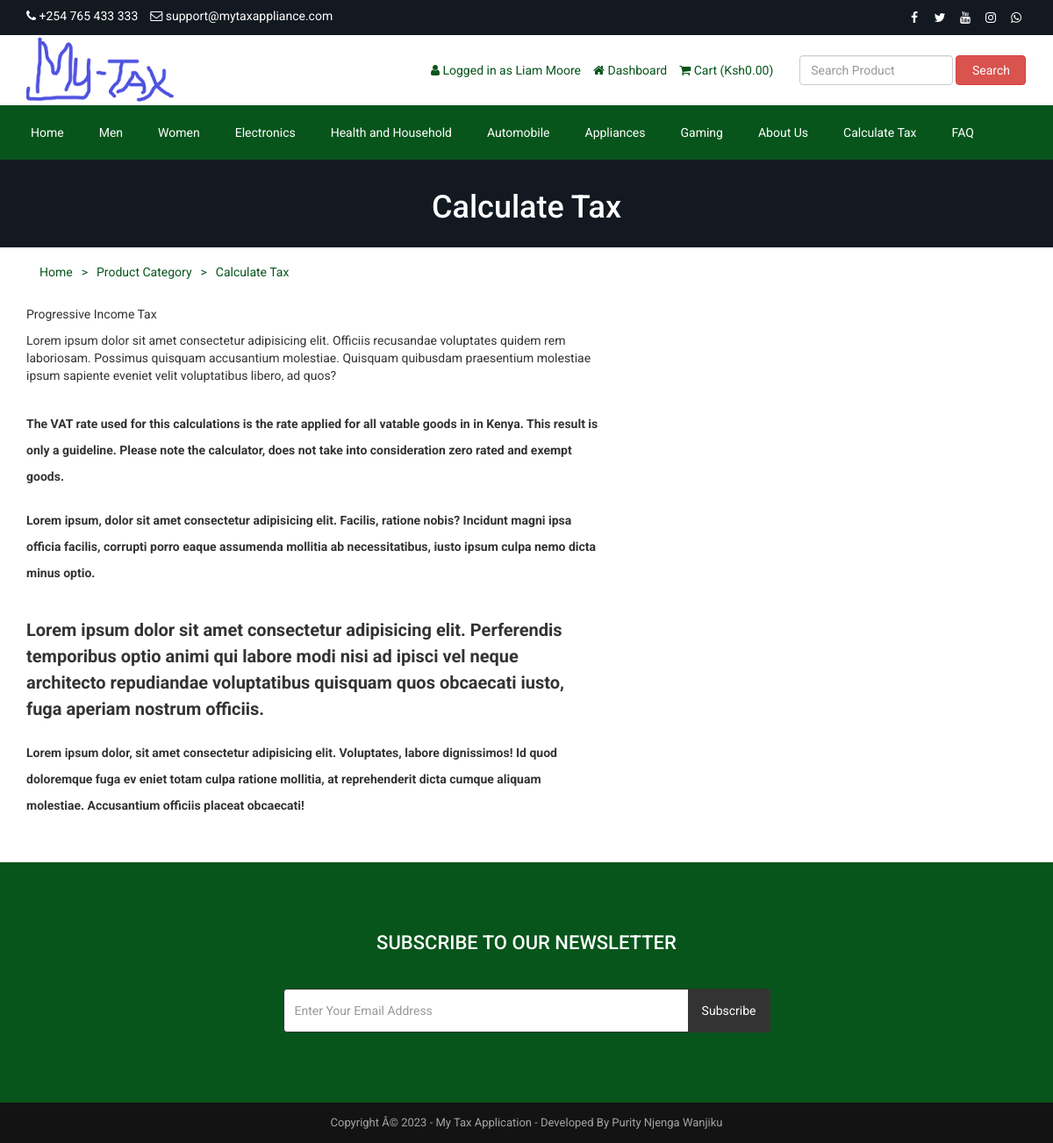
The page /calculate-tax.php (signed in) on the database its author committed.
### tables this page shows
CREATE TABLE `tbl_settings` (
  `id` int(11) NOT NULL,
  `logo` varchar(255) NOT NULL,
  `favicon` varchar(255) NOT NULL,
  `footer_about` text NOT NULL,
  `footer_copyright` text NOT NULL,
  `contact_address` text NOT NULL,
  `contact_email` varchar(255) NOT NULL,
  `contact_phone` varchar(255) NOT NULL,
  `contact_fax` varchar(255) NOT NULL,
  `contact_map_iframe` text NOT NULL,
  `receive_email` varchar(255) NOT NULL,
  `receive_email_subject` varchar(255) NOT NULL,
  `receive_email_thank_you_message` text NOT NULL,
  `forget_password_message` text NOT NULL,
  `total_recent_post_footer` int(11) NOT NULL,
  `total_popular_post_footer` int(11) NOT NULL,
  `total_recent_post_sidebar` int(11) NOT NULL,
  `total_popular_post_sidebar` int(11) NOT NULL,
  `total_featured_product_home` int(11) NOT NULL,
  `total_latest_product_home` int(11) NOT NULL,
  `total_popular_product_home` int(11) NOT NULL,
  `meta_title_home` text NOT NULL,
  `meta_keyword_home` text NOT NULL,
  `meta_description_home` text NOT NULL,
  `banner_login` varchar(2552) NOT NULL,
  `banner_registration` varchar(255) NOT NULL,
  `banner_forget_password` varchar(255) NOT NULL,
  `banner_reset_password` varchar(255) NOT NULL,
  `banner_search` varchar(255) NOT NULL,
  `banner_cart` varchar(255) NOT NULL,
  `banner_checkout` varchar(255) NOT NULL,
  `banner_product_category` varchar(255) NOT NULL,
  `banner_calculate_tax` varchar(255) NOT NULL,
  `banner_blog` varchar(255) NOT NULL,
  `cta_title` varchar(255) NOT NULL,
  `cta_content` text NOT NULL,
  `cta_read_more_text` varchar(255) NOT NULL,
  `cta_read_more_url` varchar(255) NOT NULL,
  `cta_photo` varchar(255) NOT NULL,
  `featured_product_title` varchar(255) NOT NULL,
  `featured_product_subtitle` varchar(255) NOT NULL,
  `latest_product_title` varchar(255) NOT NULL,
  `latest_product_subtitle` varchar(255) NOT NULL,
  `popular_product_title` varchar(255) NOT NULL,
  `popular_product_subtitle` varchar(255) NOT NULL,
  `testimonial_title` varchar(255) NOT NULL,
  `testimonial_subtitle` varchar(255) NOT NULL,
  `testimonial_photo` varchar(255) NOT NULL,
  `blog_title` varchar(255) NOT NULL,
  `blog_subtitle` varchar(255) NOT NULL,
  `newsletter_text` text NOT NULL,
  `paypal_email` varchar(255) NOT NULL,
  `stripe_public_key` varchar(255) NOT NULL,
  `stripe_secret_key` varchar(255) NOT NULL,
  `bank_detail` text NOT NULL,
  `before_head` text NOT NULL,
  `after_body` text NOT NULL,
  `before_body` text NOT NULL,
  `home_service_on_off` int(11) NOT NULL,
  `home_welcome_on_off` int(11) NOT NULL,
  `home_featured_product_on_off` int(11) NOT NULL,
  `home_latest_product_on_off` int(11) NOT NULL,
  `home_popular_product_on_off` int(11) NOT NULL,
  `home_testimonial_on_off` int(11) NOT NULL,
  `home_blog_on_off` int(11) NOT NULL,
  `newsletter_on_off` int(11) NOT NULL,
  `ads_above_welcome_on_off` int(11) NOT NULL,
  `ads_above_featured_product_on_off` int(11) NOT NULL,
  `ads_above_latest_product_on_off` int(11) NOT NULL,
  `ads_above_popular_product_on_off` int(11) NOT NULL,
  `ads_above_testimonial_on_off` int(11) NOT NULL,
  `ads_category_sidebar_on_off` int(11) NOT NULL
);

CREATE TABLE `tbl_social` (
  `social_id` int(11) NOT NULL,
  `social_name` varchar(30) NOT NULL,
  `social_url` varchar(255) NOT NULL,
  `social_icon` varchar(30) NOT NULL
);

CREATE TABLE `tbl_top_category` (
  `tcat_id` int(11) NOT NULL,
  `tcat_name` varchar(255) NOT NULL,
  `show_on_menu` int(1) NOT NULL
);

CREATE TABLE `tbl_page` (
  `id` int(11) NOT NULL,
  `about_title` varchar(255) NOT NULL,
  `about_content` text NOT NULL,
  `about_banner` varchar(255) NOT NULL,
  `about_meta_title` varchar(255) NOT NULL,
  `about_meta_keyword` text NOT NULL,
  `about_meta_description` text NOT NULL,
  `faq_title` varchar(255) NOT NULL,
  `faq_banner` varchar(255) NOT NULL,
  `faq_meta_title` varchar(255) NOT NULL,
  `faq_meta_keyword` text NOT NULL,
  `faq_meta_description` text NOT NULL,
  `blog_title` varchar(255) NOT NULL,
  `blog_banner` varchar(255) NOT NULL,
  `blog_meta_title` varchar(255) NOT NULL,
  `blog_meta_keyword` text NOT NULL,
  `blog_meta_description` text NOT NULL,
  `contact_title` varchar(255) NOT NULL,
  `contact_banner` varchar(255) NOT NULL,
  `contact_meta_title` varchar(255) NOT NULL,
  `contact_meta_keyword` text NOT NULL,
  `contact_meta_description` text NOT NULL,
  `pgallery_title` varchar(255) NOT NULL,
  `pgallery_banner` varchar(255) NOT NULL,
  `pgallery_meta_title` varchar(255) NOT NULL,
  `pgallery_meta_keyword` text NOT NULL,
  `pgallery_meta_description` text NOT NULL,
  `vgallery_title` varchar(255) NOT NULL,
  `vgallery_banner` varchar(255) NOT NULL,
  `vgallery_meta_title` varchar(255) NOT NULL,
  `vgallery_meta_keyword` text NOT NULL,
  `vgallery_meta_description` text NOT NULL,
  `calculate_tax_title` varchar(255) NOT NULL,
  `calculate_tax_banner` varchar(255) NOT NULL,
  `calculate_tax_meta_title` varchar(255) NOT NULL,
  `calculate_tax_meta_keyword` varchar(255) NOT NULL,
  `calculate_tax_meta_description` varchar(255) NOT NULL
);

### calculate-tax.php (the view, shortened to what this page needs)
<?php
require_once('header.php');
?>
<?php
$statement = $pdo->prepare("SELECT * FROM tbl_page WHERE id=1");
$statement->execute();
$result = $statement->fetchAll(PDO::FETCH_ASSOC);
foreach ($result as $row) {
    $calculate_tax_title = $row['calculate_tax_title'];
    $calculate_tax_banner = $row['calculate_tax_banner'];
}
?>
<div class="page-banner" style="background-image: url(assets/uploads/<?php echo $calculate_tax_banner; ?>);">
    <div class="inner">
        <h1><?php echo $calculate_tax_title; ?></h1>
    </div>
</div>
<div class="page">
    <div class="container">
        <div class="row">
            <div class="col-md-12">
                <div class="breadcrumb mb_30">
                    <ul>
                        <li><a href="<?php echo BASE_URL; ?>">Home</a></li>
                        <li>></li>
                        <li><a href="product-category.php">Product Category</a></li>
                        <li>></li>
                        <li><a href="product-category.php">Calculate Tax</a></li>
                    </ul>
                </div>
                <div class="product">
                    <div class="row">
                        <div class="col-md-7">
                            <div class="p-title">
                                Progressive Income Tax
                            </div>
                            <div class="p-short-des">
                                <p>
                                Lorem ipsum dolor sit amet consectetur adipisicing elit. Officiis recusandae voluptates quidem rem laboriosam. Possimus quisquam accusantium molestiae. Quisquam quibusdam praesentium molestiae ipsum sapiente eveniet velit voluptatibus libero, ad quos?
                                </p>
                            </div>
                            <form action="" method="post">
                                <div class="p-quantity">
                                    <div class="row">
                                        <div class="col-md-12 mb_20">
                                            The VAT rate used for this calculations is the rate applied for all vatable goods in in Kenya. This result is only
                                            a guideline. Please note the calculator, does not take into consideration zero rated and exempt goods.
                                        </div>
                                        <div class="col-md-12">
                                            Lorem ipsum, dolor sit amet consectetur adipisicing elit. Facilis, ratione nobis? Incidunt magni ipsa officia facilis, corrupti porro eaque assumenda mollitia ab necessitatibus, iusto ipsum culpa nemo dicta minus optio.
                                        </div>
                                    </div>
                                </div>
                                <div class="p-price">
                                    Lorem ipsum dolor sit amet consectetur adipisicing elit. Perferendis temporibus optio animi qui labore modi nisi ad
                                    ipisci vel neque architecto repudiandae voluptatibus quisquam quos obcaecati iusto, fuga aperiam nostrum officiis.
                                </div>
                            </form>
                            <div class="share">
                                Lorem ipsum dolor, sit amet consectetur adipisicing elit. Voluptates, labore dignissimos! Id quod doloremque fuga ev
                                eniet totam culpa ratione mollitia, at reprehenderit dicta cumque aliquam molestiae. Accusantium officiis placeat obcaecati!
                            </div>
                        </div>
                    </div>
                </div>
            </div>
        </div>
    </div>
</div>
<?php require_once('footer.php'); ?>

### header.php (shortened to what this page needs)
<?php
include("admin/inc/config.php");
$statement = $pdo->prepare("SELECT * FROM tbl_settings WHERE id=1");
$statement->execute();
$result = $statement->fetchAll(PDO::FETCH_ASSOC);
foreach ($result as $row)
{
	$logo = $row['logo'];
	$contact_email = $row['contact_email'];
	$contact_phone = $row['contact_phone'];
}
?>
<!DOCTYPE html>
<html lang="en">
<head>
	<link rel="stylesheet" href="assets/css/bootstrap.min.css">
	<link rel="stylesheet" href="assets/css/font-awesome.min.css">
	<link rel="stylesheet" href="assets/css/owl.carousel.min.css">
	<link rel="stylesheet" href="assets/css/owl.theme.default.min.css">
	<link rel="stylesheet" href="assets/css/jquery.bxslider.min.css">
    <link rel="stylesheet" href="assets/css/magnific-popup.css">
    <link rel="stylesheet" href="assets/css/rating.css">
	<link rel="stylesheet" href="assets/css/spacing.css">
	<link rel="stylesheet" href="assets/css/bootstrap-touch-slider.css">
	<link rel="stylesheet" href="assets/css/animate.min.css">
	<link rel="stylesheet" href="assets/css/tree-menu.css">
	<link rel="stylesheet" href="assets/css/select2.min.css">
	<link rel="stylesheet" href="assets/css/main.css">
	<link rel="stylesheet" href="assets/css/responsive.css">
	<?php
	$statement = $pdo->prepare("SELECT * FROM tbl_page WHERE id=1");
	$statement->execute();
	$result = $statement->fetchAll(PDO::FETCH_ASSOC);
		?>
</head>
<body>
<div class="top">
	<div class="container">
		<div class="row">
			<div class="col-md-6 col-sm-6 col-xs-12">
				<div class="left">
					<ul>
						<li><i class="fa fa-phone"></i> <?php echo $contact_phone; ?></li>
						<li><i class="fa fa-envelope-o"></i> <?php echo $contact_email; ?></li>
					</ul>
				</div>
			</div>
			<div class="col-md-6 col-sm-6 col-xs-12">
				<div class="right">
					<ul>
						<?php
						$statement = $pdo->prepare("SELECT * FROM tbl_social");
						$statement->execute();
						$result = $statement->fetchAll(PDO::FETCH_ASSOC);
						foreach ($result as $row) {
							?>
							<?php if($row['social_url'] != ''): ?>
							<li><a href="<?php echo $row['social_url']; ?>"><i class="<?php echo $row['social_icon']; ?>"></i></a></li>
							<?php endif; ?>
							<?php
						}
						?>
					</ul>
				</div>
			</div>
		</div>
	</div>
</div>
<div class="header">
	<div class="container">
		<div class="row inner">
			<div class="col-md-4 logo">
				<a href="index.php"><img src="assets/uploads/<?php echo $logo; ?>" alt="logo image"></a>
			</div>
			<div class="col-md-5 right">
				<ul>
					<?php
					if(isset($_SESSION['customer'])) {
						?>
						<li><i class="fa fa-user"></i> <?php echo LANG_VALUE_13; ?> <?php echo $_SESSION['customer']['cust_name']; ?></li>
						<li><a href="dashboard.php"><i class="fa fa-home"></i> <?php echo LANG_VALUE_89; ?></a></li>
						<?php
					} else {
						?>
						<li><a href="login.php"><i class="fa fa-sign-in"></i> <?php echo LANG_VALUE_9; ?></a></li>
						<li><a href="registration.php"><i class="fa fa-user-plus"></i> <?php echo LANG_VALUE_15; ?></a></li>
						<?php
					}
					?>
					<li><a href="cart.php"><i class="fa fa-shopping-cart"></i> <?php echo LANG_VALUE_18; ?> (<?php echo LANG_VALUE_1; ?><?php
					if(isset($_SESSION['cart_p_id'])) {
						$table_total_price = 0;
						$i=0;
	                    foreach($_SESSION['cart_p_qty'] as $key => $value)
	                    {
	                        $i++;
	                        $arr_cart_p_qty[$i] = $value;
	                    }                    $i=0;
	                    foreach($_SESSION['cart_p_current_price'] as $key => $value)
	                    {
	                        $i++;
	                        $arr_cart_p_current_price[$i] = $value;
	                    }
	                    for($i=1;$i<=count($arr_cart_p_qty);$i++) {
	                    	$row_total_price = $arr_cart_p_current_price[$i]*$arr_cart_p_qty[$i];
	                        $table_total_price = $table_total_price + $row_total_price;
	                    }
						echo $table_total_price;
					} else {
						echo '0.00';
					}
					?>)</a></li>
				</ul>
			</div>
			<div class="col-md-3 search-area">
				<form class="navbar-form navbar-left" role="search" action="search-result.php" method="get">
					<div class="form-group">
						<input type="text" class="form-control search-top" placeholder="<?php echo LANG_VALUE_2; ?>" name="search_text">
					</div>
					<button type="submit" class="btn btn-danger"><?php echo LANG_VALUE_3; ?></button>
				</form>
			</div>
		</div>
	</div>
</div>
<div class="nav">
	<div class="container">
		<div class="row">
			<div class="col-md-12 pl_0 pr_0">
				<div class="menu-container">
					<div class="menu">
						<ul>
							<li><a href="index.php">Home</a></li>
							<?php
							$statement = $pdo->prepare("SELECT * FROM tbl_top_category WHERE show_on_menu=1");
							$statement->execute();
							$result = $statement->fetchAll(PDO::FETCH_ASSOC);
							foreach ($result as $row) {
								?>
								<li><a href="product-category.php?id=<?php echo $row['tcat_id']; ?>&type=top-category"><?php echo $row['tcat_name']; ?></a>
								</li>
								<?php
							}
							?>
							<?php
							$statement = $pdo->prepare("SELECT * FROM tbl_page WHERE id=1");
							$statement->execute();
							$result = $statement->fetchAll(PDO::FETCH_ASSOC);
							foreach ($result as $row) {
								$about_title = $row['about_title'];
								$faq_title = $row['faq_title'];
								$calculatetax_title = $row['calculate_tax_title'];
							}
							?>
							<li><a href="about.php"><?php echo $about_title; ?></a></li>
							<li><a href="calculate-tax.php"><?php echo $calculatetax_title; ?></a></li>
							<li><a href="faq.php"><?php echo $faq_title; ?></a></li>
						</ul>
					</div>
				</div>
			</div>
		</div>
	</div>
</div>

### footer.php (shortened to what this page needs)
<?php
$statement = $pdo->prepare("SELECT * FROM tbl_settings WHERE id=1");
$statement->execute();
$result = $statement->fetchAll(PDO::FETCH_ASSOC);
foreach ($result as $row) {
	$footer_copyright = $row['footer_copyright'];
	$newsletter_on_off = $row['newsletter_on_off'];
}
?>
<?php if ($newsletter_on_off == 1) : ?>
	<section class="home-newsletter">
		<div class="container">
			<div class="row">
				<div class="col-md-6 col-md-offset-3">
					<div class="single">
						<form action="" method="post">
							<h2><?php echo LANG_VALUE_93; ?></h2>
							<div class="input-group">
								<input type="email" class="form-control" placeholder="<?php echo LANG_VALUE_95; ?>" name="email_subscribe">
								<span class="input-group-btn">
									<button class="btn btn-theme" type="submit" name="form_subscribe"><?php echo LANG_VALUE_92; ?></button>
								</span>
							</div>
					</div>
				</div>
			</div>
		</div>
	</section>
<?php endif; ?>
<div class="footer-bottom">
	<div class="container">
		<div class="row">
			<div class="col-md-12 copyright">
				<?php echo $footer_copyright; ?>
			</div>
		</div>
	</div>
</div>
</body>
</html>

### rows shown on the page
tbl_settings: contact_phone "+254 765 433 333", contact_email "support@mytaxappliance.com", logo (picture), footer_copyright "Copyright Â© 2023 - My Tax Application - Developed By Purity Njenga Wanjiku"
tbl_top_category: tcat_name "Men"
tbl_top_category: tcat_name "Women"
tbl_top_category: tcat_name "Electronics"
tbl_top_category: tcat_name "Health and Household"
tbl_top_category: tcat_name "Automobile"
tbl_top_category: tcat_name "Appliances"
tbl_top_category: tcat_name "Gaming"
tbl_page: about_title "About Us", calculate_tax_title "Calculate Tax", faq_title "FAQ", calculate_tax_banner (picture)

### other values the page prints
LANG_VALUE_13 "Logged in as"
$_SESSION['customer']['cust_name'] "Liam Moore"
LANG_VALUE_89 "Dashboard"
LANG_VALUE_18 "Cart"
LANG_VALUE_1 "Ksh"
LANG_VALUE_3 "Search"
LANG_VALUE_93 "SUBSCRIBE TO OUR NEWSLETTER"
LANG_VALUE_92 "Subscribe"
